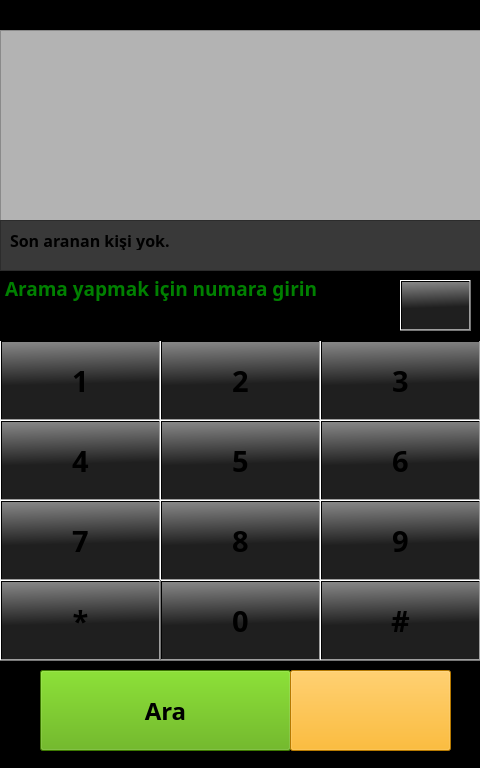
<?xml version="1.0" encoding="UTF-8"?>
<ui version="4.0">
 <class>Form</class>
 <widget class="QWidget" name="Form">
  <property name="geometry">
   <rect>
    <x>0</x>
    <y>0</y>
    <width>480</width>
    <height>768</height>
   </rect>
  </property>
  <property name="windowTitle">
   <string>Form</string>
  </property>
  <property name="styleSheet">
   <string notr="true">background-color: rgb(0, 0, 0);</string>
  </property>
  <widget class="QPushButton" name="pushButton">
   <property name="geometry">
    <rect>
     <x>0</x>
     <y>340</y>
     <width>161</width>
     <height>81</height>
    </rect>
   </property>
   <property name="font">
    <font>
     <family>Droid Sans</family>
     <pointsize>22</pointsize>
     <bold>true</bold>
    </font>
   </property>
   <property name="styleSheet">
    <string notr="true">background-color: qlineargradient(spread:pad, x1:0.35, y1:0.551227, x2:0.321858, y2:0, stop:0 rgba(31, 31, 31, 255), stop:1 rgba(133, 133, 133, 255));</string>
   </property>
   <property name="text">
    <string>1</string>
   </property>
  </widget>
  <widget class="QPushButton" name="pushButton_2">
   <property name="geometry">
    <rect>
     <x>160</x>
     <y>340</y>
     <width>161</width>
     <height>81</height>
    </rect>
   </property>
   <property name="font">
    <font>
     <family>Droid Sans</family>
     <pointsize>22</pointsize>
     <bold>true</bold>
    </font>
   </property>
   <property name="styleSheet">
    <string notr="true">background-color: qlineargradient(spread:pad, x1:0.35, y1:0.551227, x2:0.321858, y2:0, stop:0 rgba(31, 31, 31, 255), stop:1 rgba(133, 133, 133, 255));</string>
   </property>
   <property name="text">
    <string>2</string>
   </property>
  </widget>
  <widget class="QPushButton" name="pushButton_3">
   <property name="geometry">
    <rect>
     <x>320</x>
     <y>340</y>
     <width>161</width>
     <height>81</height>
    </rect>
   </property>
   <property name="font">
    <font>
     <family>Droid Sans</family>
     <pointsize>22</pointsize>
     <bold>true</bold>
    </font>
   </property>
   <property name="styleSheet">
    <string notr="true">background-color: qlineargradient(spread:pad, x1:0.35, y1:0.551227, x2:0.321858, y2:0, stop:0 rgba(31, 31, 31, 255), stop:1 rgba(133, 133, 133, 255));</string>
   </property>
   <property name="text">
    <string>3</string>
   </property>
  </widget>
  <widget class="QPushButton" name="pushButton_4">
   <property name="geometry">
    <rect>
     <x>0</x>
     <y>420</y>
     <width>161</width>
     <height>81</height>
    </rect>
   </property>
   <property name="font">
    <font>
     <family>Droid Sans</family>
     <pointsize>22</pointsize>
     <bold>true</bold>
    </font>
   </property>
   <property name="styleSheet">
    <string notr="true">background-color: qlineargradient(spread:pad, x1:0.35, y1:0.551227, x2:0.321858, y2:0, stop:0 rgba(31, 31, 31, 255), stop:1 rgba(133, 133, 133, 255));</string>
   </property>
   <property name="text">
    <string>4</string>
   </property>
  </widget>
  <widget class="QPushButton" name="pushButton_5">
   <property name="geometry">
    <rect>
     <x>160</x>
     <y>420</y>
     <width>161</width>
     <height>81</height>
    </rect>
   </property>
   <property name="font">
    <font>
     <family>Droid Sans</family>
     <pointsize>22</pointsize>
     <bold>true</bold>
    </font>
   </property>
   <property name="styleSheet">
    <string notr="true">background-color: qlineargradient(spread:pad, x1:0.35, y1:0.551227, x2:0.321858, y2:0, stop:0 rgba(31, 31, 31, 255), stop:1 rgba(133, 133, 133, 255));</string>
   </property>
   <property name="text">
    <string>5</string>
   </property>
  </widget>
  <widget class="QPushButton" name="pushButton_6">
   <property name="geometry">
    <rect>
     <x>320</x>
     <y>420</y>
     <width>161</width>
     <height>81</height>
    </rect>
   </property>
   <property name="font">
    <font>
     <family>Droid Sans</family>
     <pointsize>22</pointsize>
     <bold>true</bold>
    </font>
   </property>
   <property name="styleSheet">
    <string notr="true">background-color: qlineargradient(spread:pad, x1:0.35, y1:0.551227, x2:0.321858, y2:0, stop:0 rgba(31, 31, 31, 255), stop:1 rgba(133, 133, 133, 255));</string>
   </property>
   <property name="text">
    <string>6</string>
   </property>
  </widget>
  <widget class="QPushButton" name="pushButton_7">
   <property name="geometry">
    <rect>
     <x>0</x>
     <y>500</y>
     <width>161</width>
     <height>81</height>
    </rect>
   </property>
   <property name="font">
    <font>
     <family>Droid Sans</family>
     <pointsize>22</pointsize>
     <bold>true</bold>
    </font>
   </property>
   <property name="styleSheet">
    <string notr="true">background-color: qlineargradient(spread:pad, x1:0.35, y1:0.551227, x2:0.321858, y2:0, stop:0 rgba(31, 31, 31, 255), stop:1 rgba(133, 133, 133, 255));</string>
   </property>
   <property name="text">
    <string>7</string>
   </property>
  </widget>
  <widget class="QPushButton" name="pushButton_8">
   <property name="geometry">
    <rect>
     <x>160</x>
     <y>500</y>
     <width>161</width>
     <height>81</height>
    </rect>
   </property>
   <property name="font">
    <font>
     <family>Droid Sans</family>
     <pointsize>22</pointsize>
     <bold>true</bold>
    </font>
   </property>
   <property name="styleSheet">
    <string notr="true">background-color: qlineargradient(spread:pad, x1:0.35, y1:0.551227, x2:0.321858, y2:0, stop:0 rgba(31, 31, 31, 255), stop:1 rgba(133, 133, 133, 255));</string>
   </property>
   <property name="text">
    <string>8</string>
   </property>
  </widget>
  <widget class="QPushButton" name="pushButton_9">
   <property name="geometry">
    <rect>
     <x>320</x>
     <y>500</y>
     <width>161</width>
     <height>81</height>
    </rect>
   </property>
   <property name="font">
    <font>
     <family>Droid Sans</family>
     <pointsize>22</pointsize>
     <bold>true</bold>
    </font>
   </property>
   <property name="styleSheet">
    <string notr="true">background-color: qlineargradient(spread:pad, x1:0.35, y1:0.551227, x2:0.321858, y2:0, stop:0 rgba(31, 31, 31, 255), stop:1 rgba(133, 133, 133, 255));</string>
   </property>
   <property name="text">
    <string>9</string>
   </property>
  </widget>
  <widget class="QPushButton" name="pushButton_10">
   <property name="geometry">
    <rect>
     <x>160</x>
     <y>580</y>
     <width>161</width>
     <height>81</height>
    </rect>
   </property>
   <property name="font">
    <font>
     <family>Droid Sans</family>
     <pointsize>22</pointsize>
     <bold>true</bold>
    </font>
   </property>
   <property name="styleSheet">
    <string notr="true">background-color: qlineargradient(spread:pad, x1:0.35, y1:0.551227, x2:0.321858, y2:0, stop:0 rgba(31, 31, 31, 255), stop:1 rgba(133, 133, 133, 255));</string>
   </property>
   <property name="text">
    <string>0</string>
   </property>
  </widget>
  <widget class="QPushButton" name="pushButton_11">
   <property name="geometry">
    <rect>
     <x>320</x>
     <y>580</y>
     <width>161</width>
     <height>81</height>
    </rect>
   </property>
   <property name="font">
    <font>
     <family>Droid Sans</family>
     <pointsize>22</pointsize>
     <bold>true</bold>
    </font>
   </property>
   <property name="styleSheet">
    <string notr="true">background-color: qlineargradient(spread:pad, x1:0.35, y1:0.551227, x2:0.321858, y2:0, stop:0 rgba(31, 31, 31, 255), stop:1 rgba(133, 133, 133, 255));</string>
   </property>
   <property name="text">
    <string>#</string>
   </property>
  </widget>
  <widget class="QPushButton" name="pushButton_12">
   <property name="geometry">
    <rect>
     <x>0</x>
     <y>580</y>
     <width>161</width>
     <height>81</height>
    </rect>
   </property>
   <property name="font">
    <font>
     <family>Droid Sans</family>
     <pointsize>22</pointsize>
     <bold>true</bold>
    </font>
   </property>
   <property name="styleSheet">
    <string notr="true">background-color: qlineargradient(spread:pad, x1:0.35, y1:0.551227, x2:0.321858, y2:0, stop:0 rgba(31, 31, 31, 255), stop:1 rgba(133, 133, 133, 255));</string>
   </property>
   <property name="text">
    <string>*</string>
   </property>
  </widget>
  <widget class="QPushButton" name="pushButton_13">
   <property name="geometry">
    <rect>
     <x>40</x>
     <y>670</y>
     <width>251</width>
     <height>81</height>
    </rect>
   </property>
   <property name="font">
    <font>
     <family>Droid Sans</family>
     <pointsize>18</pointsize>
     <bold>true</bold>
    </font>
   </property>
   <property name="styleSheet">
    <string notr="true">background-color: rgb(85, 170, 0);</string>
   </property>
   <property name="text">
    <string>Ara</string>
   </property>
   <property name="icon">
    <iconset>
     <normaloff>../Downloads/635380113953590230_a6db965149.png</normaloff>../Downloads/635380113953590230_a6db965149.png</iconset>
   </property>
   <property name="iconSize">
    <size>
     <width>60</width>
     <height>60</height>
    </size>
   </property>
  </widget>
  <widget class="QPlainTextEdit" name="plainTextEdit">
   <property name="geometry">
    <rect>
     <x>0</x>
     <y>270</y>
     <width>481</width>
     <height>71</height>
    </rect>
   </property>
   <property name="font">
    <font>
     <family>Droid Sans</family>
     <pointsize>14</pointsize>
     <bold>true</bold>
    </font>
   </property>
   <property name="styleSheet">
    <string notr="true">color: rgb(0, 255, 0);</string>
   </property>
   <property name="placeholderText">
    <string>Arama yapmak için numara girin</string>
   </property>
  </widget>
  <widget class="QPushButton" name="pushButton_14">
   <property name="geometry">
    <rect>
     <x>400</x>
     <y>280</y>
     <width>71</width>
     <height>51</height>
    </rect>
   </property>
   <property name="font">
    <font>
     <family>Droid Sans</family>
     <pointsize>9</pointsize>
     <bold>true</bold>
    </font>
   </property>
   <property name="styleSheet">
    <string notr="true">background-color: qlineargradient(spread:pad, x1:0.35, y1:0.551227, x2:0.321858, y2:0, stop:0 rgba(31, 31, 31, 255), stop:1 rgba(133, 133, 133, 255));</string>
   </property>
   <property name="text">
    <string/>
   </property>
   <property name="icon">
    <iconset>
     <normaloff>../Downloads/Rectangle 58.png</normaloff>../Downloads/Rectangle 58.png</iconset>
   </property>
   <property name="iconSize">
    <size>
     <width>100</width>
     <height>100</height>
    </size>
   </property>
  </widget>
  <widget class="QFrame" name="frame">
   <property name="geometry">
    <rect>
     <x>0</x>
     <y>30</y>
     <width>481</width>
     <height>241</height>
    </rect>
   </property>
   <property name="styleSheet">
    <string notr="true">background-color: rgb(207, 207, 207);
background-color: rgb(179, 179, 179);</string>
   </property>
   <property name="frameShape">
    <enum>QFrame::Shape::StyledPanel</enum>
   </property>
   <property name="frameShadow">
    <enum>QFrame::Shadow::Raised</enum>
   </property>
   <widget class="QLabel" name="label">
    <property name="geometry">
     <rect>
      <x>120</x>
      <y>10</y>
      <width>241</width>
      <height>181</height>
     </rect>
    </property>
    <property name="text">
     <string/>
    </property>
    <property name="pixmap">
     <pixmap>../Downloads/240_F_139593753_ROgZsChOUo4P4qbOdKsgbxMvwHYHrma9.jpg</pixmap>
    </property>
   </widget>
   <widget class="QFrame" name="frame_2">
    <property name="geometry">
     <rect>
      <x>0</x>
      <y>190</y>
      <width>481</width>
      <height>51</height>
     </rect>
    </property>
    <property name="styleSheet">
     <string notr="true">background-color: rgb(57, 57, 57);</string>
    </property>
    <property name="frameShape">
     <enum>QFrame::Shape::StyledPanel</enum>
    </property>
    <property name="frameShadow">
     <enum>QFrame::Shadow::Raised</enum>
    </property>
    <widget class="QLabel" name="label_2">
     <property name="geometry">
      <rect>
       <x>10</x>
       <y>10</y>
       <width>201</width>
       <height>20</height>
      </rect>
     </property>
     <property name="font">
      <font>
       <family>Droid Sans</family>
       <pointsize>12</pointsize>
       <bold>true</bold>
      </font>
     </property>
     <property name="text">
      <string>Son aranan kişi yok.</string>
     </property>
    </widget>
   </widget>
  </widget>
  <widget class="QPushButton" name="pushButton_15">
   <property name="geometry">
    <rect>
     <x>290</x>
     <y>670</y>
     <width>161</width>
     <height>81</height>
    </rect>
   </property>
   <property name="font">
    <font>
     <family>Droid Sans</family>
     <pointsize>18</pointsize>
     <bold>true</bold>
    </font>
   </property>
   <property name="styleSheet">
    <string notr="true">background-color:rgb(255, 170, 0)</string>
   </property>
   <property name="text">
    <string/>
   </property>
   <property name="icon">
    <iconset>
     <normaloff>../Downloads/Frame 18 (3).png</normaloff>../Downloads/Frame 18 (3).png</iconset>
   </property>
   <property name="iconSize">
    <size>
     <width>60</width>
     <height>60</height>
    </size>
   </property>
  </widget>
 </widget>
 <resources/>
 <connections/>
</ui>
